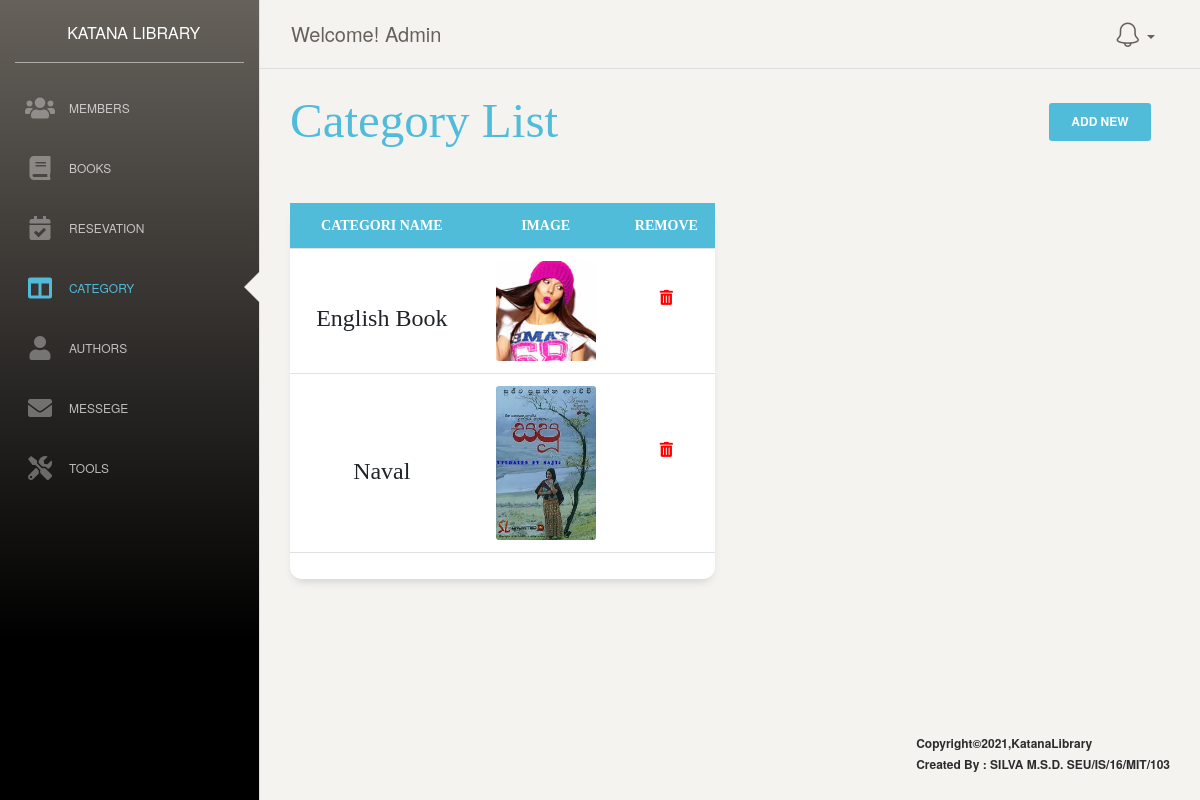
The app's page /admin/cat.php (signed in) with its own data.
### tables this page shows
CREATE TABLE `book_cat` (
  `cat_id` int(11) NOT NULL,
  `cat_name` varchar(255) NOT NULL,
  `cat_image` varchar(1000) NOT NULL
);

### admin/cat.php (the view, shortened to what this page needs)
<?php
  require_once 'connection.php';
?>
<!doctype html>
<html lang="en">
<head>
  <link rel="stylesheet" href="https://pro.fontawesome.com/releases/v5.10.0/css/all.css"/>
<link href="https://cdn.jsdelivr.net/npm/bootstrap@5.0.0-beta3/dist/css/bootstrap.min.css" rel="stylesheet">
  <link href="./assets/css/bootstrap.min.css" rel="stylesheet" />
  <link href="./assets/css/paper-dashboard.css?v=2.0.1" rel="stylesheet" />
  <link href="./assets/demo/demo.css" rel="stylesheet" />
</head>
<body class="">
  <div class="wrapper ">
    <div class="sidebar" data-color="dark" data-active-color="info">
      <div class="logo">
        <a href="https://www.creative-tim.com" class="simple-text logo-mini">
        </a>
        <a href="index.php" class="simple-text logo-normal">
          KATANA LIBRARY
        </a>
      </div>
      <div class="sidebar-wrapper">
        <ul class="nav">
          <li>
            <a href="member.php">
              <i class="fas fa-users"></i>
              <p>Members</p>
            </a>
          </li>
          <li>
            <a href="books.php">
              <i class="fas fa-book"></i>
              <p>Books</p>
            </a>
          </li>
          <li>
          <li>
            <a href="res.php">
              <i class="fas fa-calendar-check"></i>
              <p>Resevation</p>
            </a>
          </li>
          <li class="active ">
            <a href="cat.php">
              <i class="fas fa-columns"></i>
              <p>Category</p>
            </a>
          </li>
          <li>
            <a href="author.php">
              <i class="fas fa-user"></i>
              <p>Authors</p>
            </a>
          </li>
          <li>
            <a href="messege.php">
              <i class="fas fa-envelope"></i>
              <p>Messege</p>
            </a>
          </li>
          <li>
            <a href="custom.php">
              <i class="fas fa-tools"></i>
              <p>Tools</p>
            </a>
          </li>
        </ul>
      </div>
    </div>
    <div class="main-panel" style="height: 100vh;">
     <?php require_once "nav.php"; ?>
      <div class="content" style="font-family: \"Times New Roman\",Times, serif;">
          <div class="row mt-5">
                <div class="col-md-12">
                <div class="row">
            <div class="col-md-10">
              <h1 class="text-info" style="font-family: \"Times New Roman\",Times, serif;"><a style="text-decoration:none;" class="text-info" href="books.php">Category List</a></h1>
            </div>
            <div class="col-md-2">
              <button type="button" class="btn btn-info" data-bs-toggle="modal" data-bs-target="#exampleModal">Add New</button>
            </div>
          <div class="modal fade" id="exampleModal" tabindex="-1" aria-labelledby="exampleModalLabel" aria-hidden="true">
            <div class="modal-dialog">
              <div class="modal-content">
                <div class="modal-body">
                <form class="reg_form bg-light p-4 border rounded" action="" method="POST" enctype="multipart/form-data">
                    <div class="form-group col-md-6">
                      <div class="form-group col-md-12">
                      <label for="phone"><b>Categori Name</label>
                      </div>
                    </div>
                    <br>
                    Select Book Category image to upload:<br>
                        <input type="file" name="file" /><br><br>
                </form>
              </div>
            </div>
          </div>
          </div>
          </div>
            <div class="row">
            <div class="col-md-6 mt-4" style="font-family: \"Times New Roman\",Times, serif;">
                        <div class="card">
                            <div class="table-responsive">
                                <table class="table v-middle text-center">
                                    <thead>
                                        <tr class="bg-info">
                                            <th class="border-top-0 text-white">Categori Name</th>
                                            <th class="border-top-0 text-white">Image</th>
                                            <th class="border-top-0 text-white">Remove</th>
                                        </tr>
                                    </thead>
                                    <?php $count=1;
                                      $getcat = "SELECT * FROM book_cat";
                                      $viewresult = mysqli_query($con, $getcat);
                                      ?>
                                    <tbody>
                                      <?php while($row = mysqli_fetch_assoc($viewresult)) {
                                            $image = $row['cat_image'];
                                            $image_src = "upload/cat/".$image;?>
                                        <tr>
                                            <td><h4><?php echo $row['cat_name']; ?></h4></td>
                                            <td><img width="100px" src='<?php echo $image_src; ?>'></td>
                                            <td><h3><a style="text-decoration: none; color: red; font-size: 15px;" href="delete.php?cat_id=<?php echo $row['cat_id']; ?>"><i class="fas fa-trash-alt"></i></a></h3></td>
                                        </tr>
                                        <?php   $count++; } ?>
                                    </tbody>
                                </table>
                            </div>
                        </div>
                    </div>
                </div>
            </div>
          </div>
        </div>
      <footer class="footer" style="position: absolute; bottom: 0; width: -webkit-fill-available;">
        <div class="container-fluid">
          <div class="row">
            <div class="credits ml-auto">
              <span class="copyright">
                Copyright©2021,KatanaLibrary  <br>Created By : SILVA M.S.D. SEU/IS/16/MIT/103
              </span>
            </div>
          </div>
        </div>
      </footer>
    </div>
  </div>
</body>
</html>

### records on screen
book_cat: cat_name "English Book", cat_image (picture)
book_cat: cat_name "Naval", cat_image (picture)

### other values on screen
$_SESSION['username'] "Admin"
